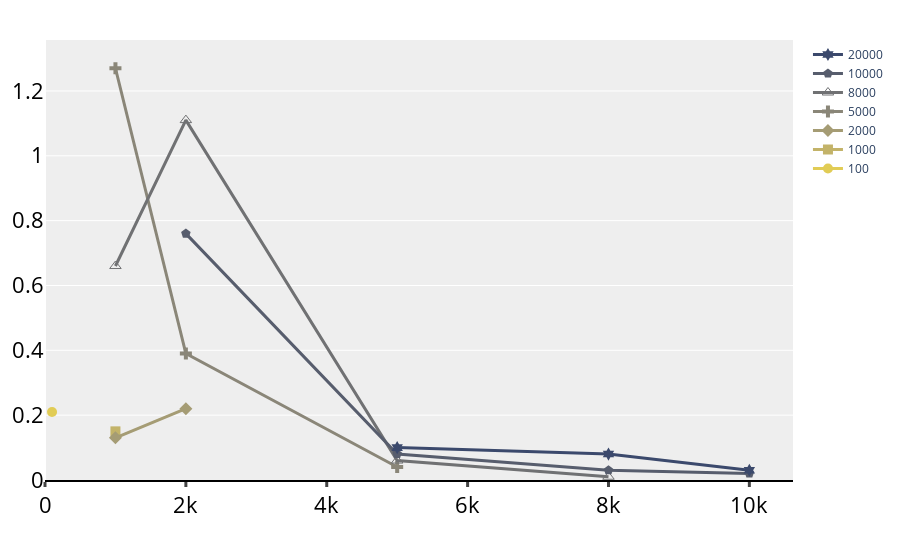

The notebook cell this image was saved under:
### Code cell
# LLC-load-misses
fig = go.Figure()
ploted_edge=[100,1000,2000,5000,8000,10000,20000]
for idx, e in enumerate(ploted_edge):
    same_e = res.loc[res['#E'] == e]
    fig.add_trace(go.Scatter(x=same_e["#V"], y=same_e["LLC-load-misses"], name=f"{e}",
                             mode='lines+markers', marker=dict(symbol=marker_symbols[idx],size=10),
                             line=dict(color=colors[idx], width=3)))

fig.update_layout(xaxis=dict(showline=True, showgrid=False, rangemode="tozero",
                             linecolor='rgb(0, 0, 0)', linewidth=2,
                             tickwidth=3, tickfont=num_font, ticks='outside'),
                  yaxis=dict(tickfont=num_font, zeroline=False, showticklabels=True,rangemode="tozero",
                             showline=False),
                  showlegend=True,legend=dict(traceorder="reversed"),
                  margin=dict(autoexpand=True, l=40, r=20, t=40),
                  plot_bgcolor="#eeeeee"
                  )
fig.show()
fig.write_image("baseline_LLC-load-misses.pdf")

### Figure 1 — Plotly figure (JSON) as saved in the notebook; plotly's stock layout.template omitted (floating-point values rounded to 4 significant figures)
{"data": [{"line": {"color": "#e1cc55", "width": 3}, "marker": {"size": 10, "symbol": "circle"}, "mode": "lines+markers", "name": "100", "type": "scatter", "x": [100], "y": [0.21]}, {"line": {"color": "#c3b369", "width": 3}, "marker": {"size": 10, "symbol": "square"}, "mode": "lines+markers", "name": "1000", "type": "scatter", "x": [1000], "y": [0.15]}, {"line": {"color": "#a59c74", "width": 3}, "marker": {"size": 10, "symbol": "diamond"}, "mode": "lines+markers", "name": "2000", "type": "scatter", "x": [1000, 2000], "y": [0.13, 0.22]}, {"line": {"color": "#8a8678", "width": 3}, "marker": {"size": 10, "symbol": "cross"}, "mode": "lines+markers", "name": "5000", "type": "scatter", "x": [1000, 2000, 5000], "y": [1.27, 0.39, 0.04]}, {"line": {"color": "#707173", "width": 3}, "marker": {"size": 10, "symbol": "triangle-up-open"}, "mode": "lines+markers", "name": "8000", "type": "scatter", "x": [1000, 2000, 5000, 8000], "y": [0.66, 1.11, 0.06, 0.01]}, {"line": {"color": "#575d6d", "width": 3}, "marker": {"size": 10, "symbol": "pentagon"}, "mode": "lines+markers", "name": "10000", "type": "scatter", "x": [2000, 5000, 8000, 10000], "y": [0.76, 0.08, 0.03, 0.02]}, {"line": {"color": "#3b496c", "width": 3}, "marker": {"size": 10, "symbol": "hexagram"}, "mode": "lines+markers", "name": "20000", "type": "scatter", "x": [5000, 8000, 10000], "y": [0.1, 0.08, 0.03]}], "layout": {"legend": {"traceorder": "reversed"}, "margin": {"autoexpand": true, "l": 40, "r": 20, "t": 40}, "plot_bgcolor": "#eeeeee", "showlegend": true, "xaxis": {"linecolor": "rgb(0, 0, 0)", "linewidth": 2, "rangemode": "tozero", "showgrid": false, "showline": true, "tickfont": {"color": "#000000", "size": 22}, "ticks": "outside", "tickwidth": 3}, "yaxis": {"rangemode": "tozero", "showline": false, "showticklabels": true, "tickfont": {"color": "#000000", "size": 22}, "zeroline": false}}}
